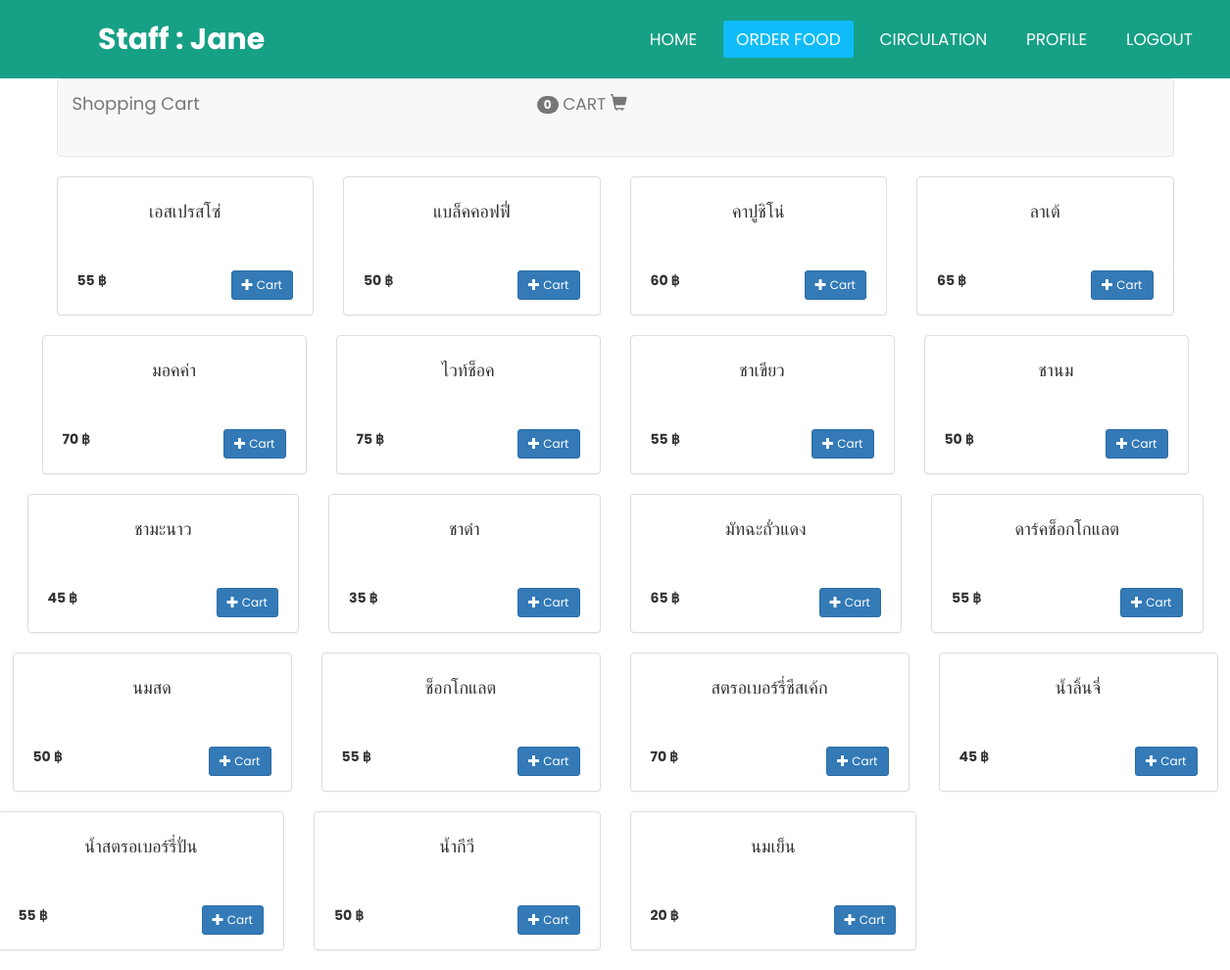
Page /final/orderf.php (signed in) on the committed database.
### tables this page shows
CREATE TABLE `products` (
  `productid` int(11) NOT NULL,
  `productname` varchar(100) NOT NULL,
  `price` float NOT NULL,
  `productdetail` text NOT NULL
);

### final/orderf.php (the view, shortened to what this page needs)
<?php session_start();
  $name = $_SESSION['name'];
?>
<!DOCTYPE html>
<html lang="en" dir="ltr">
<head>
    <link rel="stylesheet" href="style5.css">
    <link rel="stylesheet" href="css/bootstrap.css">
    <link rel="stylesheet" href="https://maxcdn.bootstrapcdn.com/bootstrap/3.3.6/css/bootstrap.min.css" />
	<link rel="stylesheet" type="text/css" href="bootstrap/css/bootstrap.min.css">
</head>
<body>
    <nav>
        <label class="logo">Staff : <?php echo$name?> </label>
        <ul>
            <li><a href="home.php">HOME</a></li>
            <li><a class="active" href="orderf.php">Order food</a></li>
            <li><a href="circulation.php">Circulation</a></li>
            <li><a  href="profile.php">Profile</a></li>
            <li><a href="logout.php">Logout</a></li>
        </ul>
    </nav>
    <section>
    <div class="container">
	<nav class="navbar navbar-default">
	  <div class="container-fluid">
	    <div class="navbar-header">
	      <a class="navbar-brand" href="#">Shopping Cart</a>
	    </div>
	    <div class="collapse navbar-collapse" id="bs-example-navbar-collapse-1">
	      <ul class="nav navbar-nav navbar-right">
	      	<li><a href="e3view.php"><span class="badge"><?php echo count($_SESSION['cart']); ?></span> Cart <span class="glyphicon glyphicon-shopping-cart"></span></a></li>
	      </ul>
	    </div>
	  </div>
	</nav>
			<?php
		$conn= mysqli_connect("localhost","root","","final") or die("Error: " . mysqli_error($conn));
		mysqli_query($conn, "SET NAMES 'utf8' ");
		$sql = "SELECT * FROM products";
		$query = $conn->query($sql);
		$inc = 4;
		while($row = $query->fetch_assoc()){
			$inc = ($inc == 4) ? 1 : $inc + 1;
			if($inc == 1) echo "<div class='row text-center'>";
			?>
			<div class="col-sm-3">
				<div class="panel panel-default">
					<div class="panel-body">
						<div class="row product_name">
							<h4><?php echo $row['productname']; ?></h4>
						</div>
						<div class="row product_footer">
							<p class="pull-left"><b><?php echo $row['price']; ?> ฿</b></p>
							<span class="pull-right"><a href="e2add.php?productid=<?php echo $row['productid']; ?>" class="btn btn-primary btn-sm"><span class="glyphicon glyphicon-plus"></span> Cart</a></span>
						</div>
					</div>
				</div>
			</div>
			<?php
		}
		if($inc == 3) echo "<div></div></div>";
	?>
</div>
    </section>
</body>
</html>

### final/style5.css (style rules this page uses)
* { padding: 0; margin: 0; text-decoration: none; list-style: none; box-sizing: border-box; font-family: 'Poppins', sans-serif; }
body { font-family: 'Poppins', sans-serif; background: #55efc4; }
nav { background: #16a085; height: 80px; width: 100%; }
label.logo { color: white; font-size: 30px; line-height: 80px; padding: 0 100px; font-weight: bold; }
nav ul { float: right; margin-right: 20px; }
nav ul li { display: inline-block; line-height: 80px; margin: 0 5px; }
nav ul li a { color: white; font-size: 17px; padding: 7px 13px; border-radius: 3px; text-transform: uppercase; }
a.active, a:hover { background: #0fbcf9; transition: .5s; }
section { background-size: cover; }

### final/orderf.php (style rules this page uses)
.product_name { height:80px; padding-left:20px; padding-right:20px; }
.product_footer { padding-left:20px; padding-right:20px; }

### rows in the picture
products: productname "เอสเปรสโซ่", price "55"
products: productname "แบล็คคอฟฟี่", price "50"
products: productname "คาปูชิโน่", price "60"
products: productname "ลาเต้", price "65"
products: productname "มอคค่า", price "70"
products: productname "ไวท์ช็อค", price "75"
products: productname "ชาเขียว", price "55"
products: productname "ชานม", price "50"
products: productname "ชามะนาว", price "45"
products: productname "ชาดำ", price "35"
products: productname "มัทฉะถั่วแดง", price "65"
products: productname "ดาร์คช็อกโกแลต", price "55"
products: productname "นมสด", price "50"
products: productname "ช็อกโกแลต", price "55"
products: productname "สตรอเบอร์รี่ชีสเค้ก", price "70"
products: productname "น้ำลิ้นจี่", price "45"
products: productname "น้ำสตรอเบอร์รี่ปั่น", price "55"
products: productname "น้ำกีวี", price "50"
products: productname "นมเย็น", price "20"

### other values in the picture
$name "Jane"
count($_SESSION['cart']) "0"
